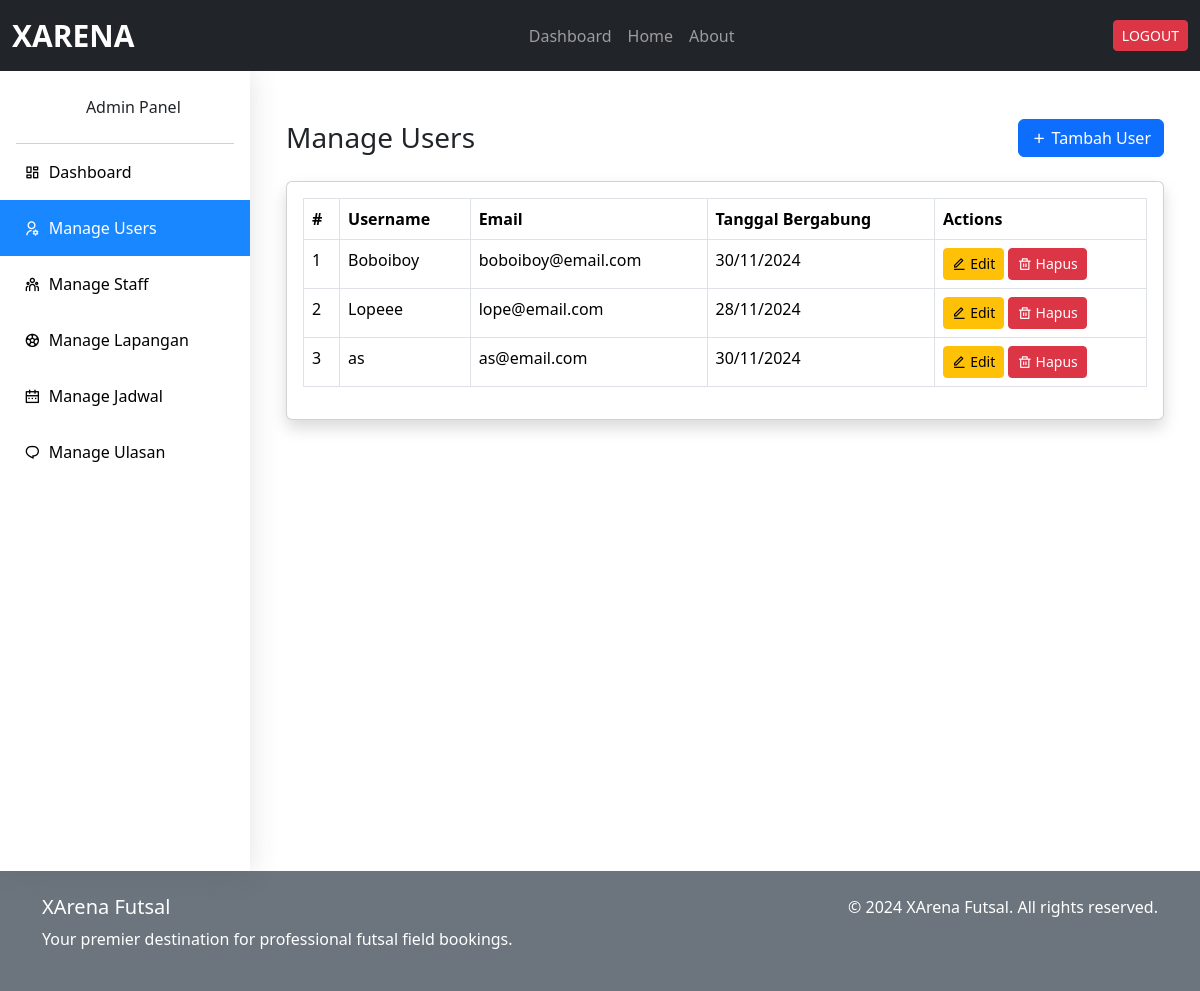
The page /adm/users/ (signed in) on the database as committed earlier.
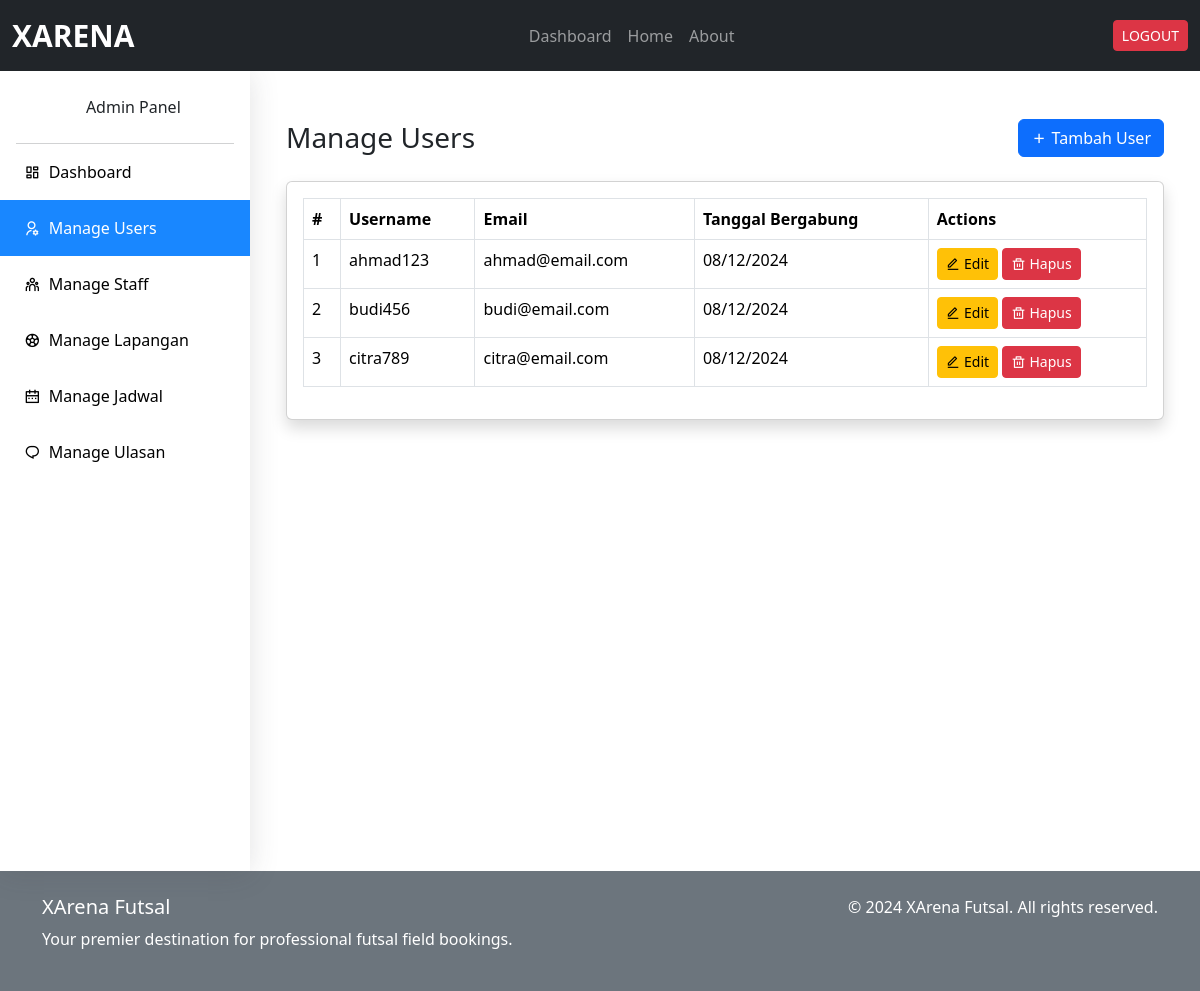
The same page on the database as committed later.
### xarena_app/models.py (models this page shows, shortened)
class CustomUser(AbstractUser):
    nama_lengkap = models.CharField(max_length=100, blank=True, null=True)
    no_hp = models.CharField(max_length=15, blank=True, null=True)

### xarena_app/views.py (the view, shortened to what this page needs)
# urls.py: path('adm/users/', views.manage_users, name='manage_users'),
@login_required
def manage_users(request):
    if not request.user.is_superuser:
        raise PermissionDenied
    users = CustomUser.objects.filter(is_staff=False, is_superuser=False).order_by('username')
    return render(request, 'admin/manage_users.html', {'users': users})

### templates/admin/manage_users.html (shortened to what this page needs)
{% extends './base_admin.html' %}
{% block admin_content %}
<div class="container-fluid mt-4">
  <div class="d-sm-flex align-items-center justify-content-between mb-4">
    <h1 class="h3 mb-0 text-gray-800">Manage Users</h1>
    <button class="btn btn-primary" data-bs-toggle="modal" data-bs-target="#addUserModal">
      <i class="ri-add-line"></i> Tambah User
    </button>
  </div>
  <div class="card shadow mb-4">
    <div class="card-body">
      <div class="table-responsive">
        <table class="table table-bordered">
          <thead>
            <tr>
              <th>#</th>
              <th>Username</th>
              <th>Email</th>
              <th>Tanggal Bergabung</th>
              <th>Actions</th>
            </tr>
          </thead>
          <tbody>
            {% for user in users %}
            <tr>
              <td>{{ forloop.counter }}</td>
              <td>{{ user.username }}</td>
              <td>{{ user.email }}</td>
              <td>{{ user.date_joined|date:"d/m/Y" }}</td>
              <td>
                <button class="btn btn-warning btn-sm edit-btn"
                  data-id="{{ user.id }}"
                  data-username="{{ user.username }}"
                  data-email="{{ user.email }}"
                  data-bs-toggle="modal"
                  data-bs-target="#editUserModal">
                  <i class="ri-edit-line"></i> Edit
                </button>
                <button class="btn btn-danger btn-sm hapus-btn"
                  data-id="{{ user.id }}"
                  data-username="{{ user.username }}"
                  data-bs-toggle="modal"
                  data-bs-target="#hapusUserModal">
                  <i class="ri-delete-bin-line"></i> Hapus
                </button>
              </td>
            </tr>
            {% endfor %}
          </tbody>
        </table>
      </div>
    </div>
  </div>
</div>
{% endblock %}

Rows that differ between the two databases and show on the page:
removed CustomUser: username "Boboiboy", email "boboiboy@email.com", date_joined "30/11/2024"
removed CustomUser: username "Lopeee", email "lope@email.com", date_joined "28/11/2024"
removed CustomUser: username "as", email "as@email.com", date_joined "30/11/2024"
added CustomUser: username "ahmad123", email "ahmad@email.com", date_joined "08/12/2024"
added CustomUser: username "budi456", email "budi@email.com", date_joined "08/12/2024"
added CustomUser: username "citra789", email "citra@email.com", date_joined "08/12/2024"
